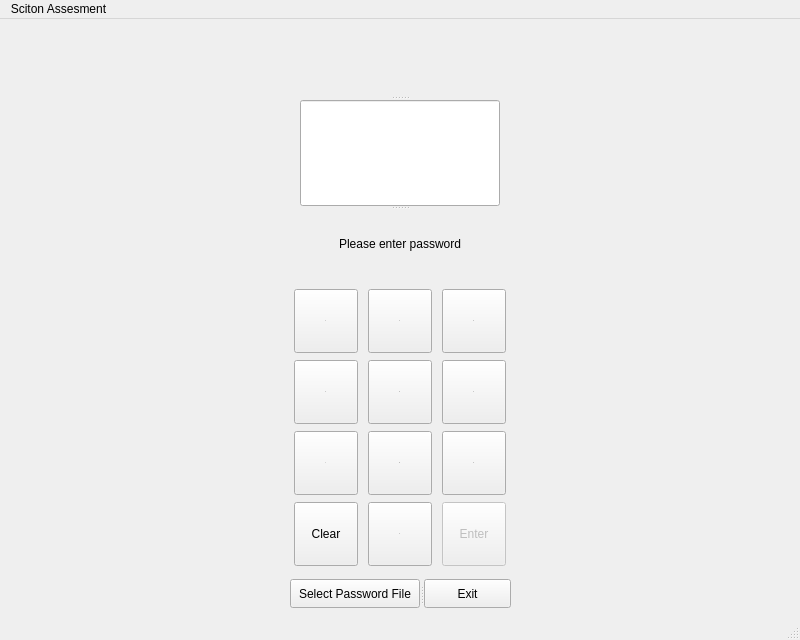
<?xml version="1.0" encoding="UTF-8"?>
<ui version="4.0">
 <class>MainWindow</class>
 <widget class="QMainWindow" name="MainWindow">
  <property name="geometry">
   <rect>
    <x>0</x>
    <y>0</y>
    <width>800</width>
    <height>640</height>
   </rect>
  </property>
  <property name="windowTitle">
   <string>MainWindow</string>
  </property>
  <widget class="QWidget" name="centralwidget">
   <widget class="QSplitter" name="splitter">
    <property name="geometry">
     <rect>
      <x>290</x>
      <y>560</y>
      <width>221</width>
      <height>29</height>
     </rect>
    </property>
    <property name="orientation">
     <enum>Qt::Horizontal</enum>
    </property>
    <widget class="QPushButton" name="pushButton">
     <property name="text">
      <string>Select Password File</string>
     </property>
    </widget>
    <widget class="QPushButton" name="b_exit">
     <property name="text">
      <string>Exit</string>
     </property>
    </widget>
   </widget>
   <widget class="QWidget" name="layoutWidget">
    <property name="geometry">
     <rect>
      <x>290</x>
      <y>269</y>
      <width>221</width>
      <height>279</height>
     </rect>
    </property>
    <layout class="QGridLayout" name="gridLayout">
     <item row="3" column="0">
      <widget class="QPushButton" name="b_clear">
       <property name="maximumSize">
        <size>
         <width>64</width>
         <height>64</height>
        </size>
       </property>
       <property name="text">
        <string>Clear</string>
       </property>
      </widget>
     </item>
     <item row="3" column="2">
      <widget class="QPushButton" name="b_enter">
       <property name="enabled">
        <bool>false</bool>
       </property>
       <property name="maximumSize">
        <size>
         <width>64</width>
         <height>64</height>
        </size>
       </property>
       <property name="text">
        <string>Enter</string>
       </property>
      </widget>
     </item>
     <item row="1" column="2">
      <widget class="QPushButton" name="b_6">
       <property name="maximumSize">
        <size>
         <width>64</width>
         <height>64</height>
        </size>
       </property>
       <property name="font">
        <font>
         <pointsize>1</pointsize>
        </font>
       </property>
       <property name="text">
        <string>6</string>
       </property>
       <property name="icon">
        <iconset resource="logoimg.qrc">
         <normaloff>:/PayPhoneButtons/6.png</normaloff>:/PayPhoneButtons/6.png</iconset>
       </property>
       <property name="iconSize">
        <size>
         <width>64</width>
         <height>64</height>
        </size>
       </property>
      </widget>
     </item>
     <item row="0" column="2">
      <widget class="QPushButton" name="b_3">
       <property name="maximumSize">
        <size>
         <width>64</width>
         <height>64</height>
        </size>
       </property>
       <property name="font">
        <font>
         <pointsize>1</pointsize>
        </font>
       </property>
       <property name="text">
        <string>3</string>
       </property>
       <property name="icon">
        <iconset resource="logoimg.qrc">
         <normaloff>:/PayPhoneButtons/3.png</normaloff>:/PayPhoneButtons/3.png</iconset>
       </property>
       <property name="iconSize">
        <size>
         <width>64</width>
         <height>64</height>
        </size>
       </property>
      </widget>
     </item>
     <item row="0" column="0">
      <widget class="QPushButton" name="b_1">
       <property name="enabled">
        <bool>true</bool>
       </property>
       <property name="maximumSize">
        <size>
         <width>64</width>
         <height>64</height>
        </size>
       </property>
       <property name="font">
        <font>
         <pointsize>1</pointsize>
        </font>
       </property>
       <property name="text">
        <string>1</string>
       </property>
       <property name="icon">
        <iconset resource="logoimg.qrc">
         <normaloff>:/PayPhoneButtons/1.png</normaloff>:/PayPhoneButtons/1.png</iconset>
       </property>
       <property name="iconSize">
        <size>
         <width>64</width>
         <height>64</height>
        </size>
       </property>
       <property name="flat">
        <bool>false</bool>
       </property>
      </widget>
     </item>
     <item row="1" column="1">
      <widget class="QPushButton" name="b_5">
       <property name="maximumSize">
        <size>
         <width>64</width>
         <height>64</height>
        </size>
       </property>
       <property name="font">
        <font>
         <pointsize>1</pointsize>
        </font>
       </property>
       <property name="text">
        <string>5</string>
       </property>
       <property name="icon">
        <iconset resource="logoimg.qrc">
         <normaloff>:/PayPhoneButtons/5.png</normaloff>:/PayPhoneButtons/5.png</iconset>
       </property>
       <property name="iconSize">
        <size>
         <width>64</width>
         <height>64</height>
        </size>
       </property>
      </widget>
     </item>
     <item row="2" column="1">
      <widget class="QPushButton" name="b_8">
       <property name="maximumSize">
        <size>
         <width>64</width>
         <height>64</height>
        </size>
       </property>
       <property name="font">
        <font>
         <pointsize>1</pointsize>
        </font>
       </property>
       <property name="text">
        <string>8</string>
       </property>
       <property name="icon">
        <iconset resource="logoimg.qrc">
         <normaloff>:/PayPhoneButtons/8.png</normaloff>:/PayPhoneButtons/8.png</iconset>
       </property>
       <property name="iconSize">
        <size>
         <width>64</width>
         <height>64</height>
        </size>
       </property>
      </widget>
     </item>
     <item row="2" column="2">
      <widget class="QPushButton" name="b_9">
       <property name="maximumSize">
        <size>
         <width>64</width>
         <height>64</height>
        </size>
       </property>
       <property name="font">
        <font>
         <pointsize>1</pointsize>
        </font>
       </property>
       <property name="text">
        <string>9</string>
       </property>
       <property name="icon">
        <iconset resource="logoimg.qrc">
         <normaloff>:/PayPhoneButtons/9.png</normaloff>:/PayPhoneButtons/9.png</iconset>
       </property>
       <property name="iconSize">
        <size>
         <width>64</width>
         <height>64</height>
        </size>
       </property>
      </widget>
     </item>
     <item row="1" column="0">
      <widget class="QPushButton" name="b_4">
       <property name="maximumSize">
        <size>
         <width>64</width>
         <height>64</height>
        </size>
       </property>
       <property name="font">
        <font>
         <pointsize>1</pointsize>
        </font>
       </property>
       <property name="text">
        <string>4</string>
       </property>
       <property name="icon">
        <iconset resource="logoimg.qrc">
         <normaloff>:/PayPhoneButtons/4.png</normaloff>:/PayPhoneButtons/4.png</iconset>
       </property>
       <property name="iconSize">
        <size>
         <width>64</width>
         <height>64</height>
        </size>
       </property>
      </widget>
     </item>
     <item row="3" column="1">
      <widget class="QPushButton" name="b_0">
       <property name="sizePolicy">
        <sizepolicy hsizetype="Fixed" vsizetype="Fixed">
         <horstretch>0</horstretch>
         <verstretch>0</verstretch>
        </sizepolicy>
       </property>
       <property name="minimumSize">
        <size>
         <width>64</width>
         <height>64</height>
        </size>
       </property>
       <property name="maximumSize">
        <size>
         <width>64</width>
         <height>64</height>
        </size>
       </property>
       <property name="font">
        <font>
         <pointsize>1</pointsize>
        </font>
       </property>
       <property name="text">
        <string notr="true">0</string>
       </property>
       <property name="icon">
        <iconset resource="logoimg.qrc">
         <normaloff>:/PayPhoneButtons/0.png</normaloff>:/PayPhoneButtons/0.png</iconset>
       </property>
       <property name="iconSize">
        <size>
         <width>64</width>
         <height>64</height>
        </size>
       </property>
      </widget>
     </item>
     <item row="2" column="0">
      <widget class="QPushButton" name="b_7">
       <property name="maximumSize">
        <size>
         <width>64</width>
         <height>64</height>
        </size>
       </property>
       <property name="font">
        <font>
         <pointsize>1</pointsize>
        </font>
       </property>
       <property name="text">
        <string>7</string>
       </property>
       <property name="icon">
        <iconset resource="logoimg.qrc">
         <normaloff>:/PayPhoneButtons/7.png</normaloff>:/PayPhoneButtons/7.png</iconset>
       </property>
       <property name="iconSize">
        <size>
         <width>64</width>
         <height>64</height>
        </size>
       </property>
      </widget>
     </item>
     <item row="0" column="1">
      <widget class="QPushButton" name="b_2">
       <property name="maximumSize">
        <size>
         <width>64</width>
         <height>64</height>
        </size>
       </property>
       <property name="font">
        <font>
         <pointsize>1</pointsize>
        </font>
       </property>
       <property name="text">
        <string>2</string>
       </property>
       <property name="icon">
        <iconset resource="logoimg.qrc">
         <normaloff>:/PayPhoneButtons/2.png</normaloff>:/PayPhoneButtons/2.png</iconset>
       </property>
       <property name="iconSize">
        <size>
         <width>64</width>
         <height>64</height>
        </size>
       </property>
      </widget>
     </item>
    </layout>
   </widget>
   <widget class="QSplitter" name="splitter_2">
    <property name="geometry">
     <rect>
      <x>300</x>
      <y>10</y>
      <width>200</width>
      <height>248</height>
     </rect>
    </property>
    <property name="orientation">
     <enum>Qt::Vertical</enum>
    </property>
    <widget class="QLabel" name="logo">
     <property name="minimumSize">
      <size>
       <width>200</width>
       <height>0</height>
      </size>
     </property>
     <property name="maximumSize">
      <size>
       <width>200</width>
       <height>200</height>
      </size>
     </property>
     <property name="styleSheet">
      <string notr="true"/>
     </property>
     <property name="text">
      <string/>
     </property>
     <property name="pixmap">
      <pixmap resource="logoimg.qrc">:/logo200px.png</pixmap>
     </property>
    </widget>
    <widget class="QLineEdit" name="lineEdit">
     <property name="echoMode">
      <enum>QLineEdit::Password</enum>
     </property>
     <property name="readOnly">
      <bool>true</bool>
     </property>
    </widget>
    <widget class="QLabel" name="promptText">
     <property name="text">
      <string>Please enter password</string>
     </property>
     <property name="textFormat">
      <enum>Qt::PlainText</enum>
     </property>
     <property name="alignment">
      <set>Qt::AlignCenter</set>
     </property>
    </widget>
   </widget>
   <zorder>splitter</zorder>
   <zorder>splitter_2</zorder>
   <zorder>layoutWidget</zorder>
  </widget>
  <widget class="QMenuBar" name="menubar">
   <property name="geometry">
    <rect>
     <x>0</x>
     <y>0</y>
     <width>800</width>
     <height>25</height>
    </rect>
   </property>
   <widget class="QMenu" name="menuSciton_Assesment">
    <property name="title">
     <string>Sciton Assesment</string>
    </property>
   </widget>
   <addaction name="menuSciton_Assesment"/>
  </widget>
  <widget class="QStatusBar" name="statusbar"/>
 </widget>
 <resources>
  <include location="logoimg.qrc"/>
 </resources>
 <connections>
  <connection>
   <sender>b_exit</sender>
   <signal>clicked()</signal>
   <receiver>MainWindow</receiver>
   <slot>close()</slot>
   <hints>
    <hint type="sourcelabel">
     <x>469</x>
     <y>513</y>
    </hint>
    <hint type="destinationlabel">
     <x>734</x>
     <y>455</y>
    </hint>
   </hints>
  </connection>
  <connection>
   <sender>pushButton</sender>
   <signal>clicked()</signal>
   <receiver>MainWindow</receiver>
   <slot>selectPasswordFile()</slot>
   <hints>
    <hint type="sourcelabel">
     <x>311</x>
     <y>503</y>
    </hint>
    <hint type="destinationlabel">
     <x>201</x>
     <y>500</y>
    </hint>
   </hints>
  </connection>
  <connection>
   <sender>b_6</sender>
   <signal>clicked()</signal>
   <receiver>MainWindow</receiver>
   <slot>digitClicked()</slot>
   <hints>
    <hint type="sourcelabel">
     <x>535</x>
     <y>285</y>
    </hint>
    <hint type="destinationlabel">
     <x>661</x>
     <y>254</y>
    </hint>
   </hints>
  </connection>
  <connection>
   <sender>b_5</sender>
   <signal>clicked()</signal>
   <receiver>MainWindow</receiver>
   <slot>digitClicked()</slot>
   <hints>
    <hint type="sourcelabel">
     <x>410</x>
     <y>280</y>
    </hint>
    <hint type="destinationlabel">
     <x>100</x>
     <y>280</y>
    </hint>
   </hints>
  </connection>
  <connection>
   <sender>b_0</sender>
   <signal>clicked()</signal>
   <receiver>MainWindow</receiver>
   <slot>digitClicked()</slot>
   <hints>
    <hint type="sourcelabel">
     <x>378</x>
     <y>400</y>
    </hint>
    <hint type="destinationlabel">
     <x>662</x>
     <y>373</y>
    </hint>
   </hints>
  </connection>
  <connection>
   <sender>b_2</sender>
   <signal>clicked()</signal>
   <receiver>MainWindow</receiver>
   <slot>digitClicked()</slot>
   <hints>
    <hint type="sourcelabel">
     <x>369</x>
     <y>216</y>
    </hint>
    <hint type="destinationlabel">
     <x>59</x>
     <y>175</y>
    </hint>
   </hints>
  </connection>
  <connection>
   <sender>b_9</sender>
   <signal>clicked()</signal>
   <receiver>MainWindow</receiver>
   <slot>digitClicked()</slot>
   <hints>
    <hint type="sourcelabel">
     <x>546</x>
     <y>334</y>
    </hint>
    <hint type="destinationlabel">
     <x>718</x>
     <y>345</y>
    </hint>
   </hints>
  </connection>
  <connection>
   <sender>b_4</sender>
   <signal>clicked()</signal>
   <receiver>MainWindow</receiver>
   <slot>digitClicked()</slot>
   <hints>
    <hint type="sourcelabel">
     <x>262</x>
     <y>283</y>
    </hint>
    <hint type="destinationlabel">
     <x>72</x>
     <y>251</y>
    </hint>
   </hints>
  </connection>
  <connection>
   <sender>b_clear</sender>
   <signal>clicked()</signal>
   <receiver>lineEdit</receiver>
   <slot>clear()</slot>
   <hints>
    <hint type="sourcelabel">
     <x>271</x>
     <y>397</y>
    </hint>
    <hint type="destinationlabel">
     <x>310</x>
     <y>153</y>
    </hint>
   </hints>
  </connection>
  <connection>
   <sender>b_3</sender>
   <signal>clicked()</signal>
   <receiver>MainWindow</receiver>
   <slot>digitClicked()</slot>
   <hints>
    <hint type="sourcelabel">
     <x>525</x>
     <y>225</y>
    </hint>
    <hint type="destinationlabel">
     <x>583</x>
     <y>184</y>
    </hint>
   </hints>
  </connection>
  <connection>
   <sender>b_7</sender>
   <signal>clicked()</signal>
   <receiver>MainWindow</receiver>
   <slot>digitClicked()</slot>
   <hints>
    <hint type="sourcelabel">
     <x>281</x>
     <y>342</y>
    </hint>
    <hint type="destinationlabel">
     <x>79</x>
     <y>327</y>
    </hint>
   </hints>
  </connection>
  <connection>
   <sender>b_8</sender>
   <signal>clicked()</signal>
   <receiver>MainWindow</receiver>
   <slot>digitClicked()</slot>
   <hints>
    <hint type="sourcelabel">
     <x>417</x>
     <y>333</y>
    </hint>
    <hint type="destinationlabel">
     <x>681</x>
     <y>309</y>
    </hint>
   </hints>
  </connection>
  <connection>
   <sender>b_1</sender>
   <signal>clicked()</signal>
   <receiver>MainWindow</receiver>
   <slot>digitClicked()</slot>
   <hints>
    <hint type="sourcelabel">
     <x>286</x>
     <y>225</y>
    </hint>
    <hint type="destinationlabel">
     <x>143</x>
     <y>206</y>
    </hint>
   </hints>
  </connection>
 </connections>
 <slots>
  <slot>digitClicked()</slot>
  <slot>selectPasswordFile()</slot>
 </slots>
</ui>
